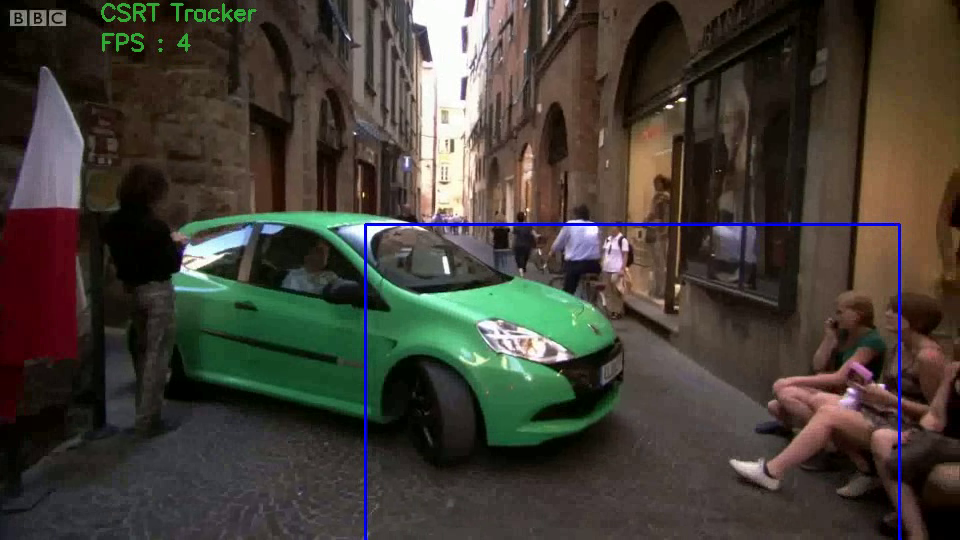
#> input picture frame 11 of backend/modules/obstacles/ay.avi, 960 x 540 px, given in place of video.mp4, which was not available
$ python old_test.py
#> lines starting #> are read from the running program, lines starting #| are printed output that depends on the picture; pictures that were not available may be replaced by others from this repository, and a replacement may not be noted
import cv2
import os
# [6 lines of commented-out code are left out]

"""Preprocess: extract frames"""
# N_FRAMES = 1159
# print('N frames = ', N_FRAMES)

def extract_frames(video_path, output_folder):
#> called with video_path = 'test_resources/video.mp4', output_folder = 'test_resources/frames'
    if not os.path.exists(output_folder):
        os.makedirs(output_folder)

    cap = cv2.VideoCapture(video_path)
    total_frames = int(cap.get(cv2.CAP_PROP_FRAME_COUNT)) # 1834 frames
    for frame_number in range(total_frames):
        ret, frame = cap.read()
        if not ret:
            break
        filename = f"{frame_number}.jpg"
        filepath = os.path.join(output_folder, filename)
        cv2.imwrite(filepath, frame)
#> this loop made 31 passes
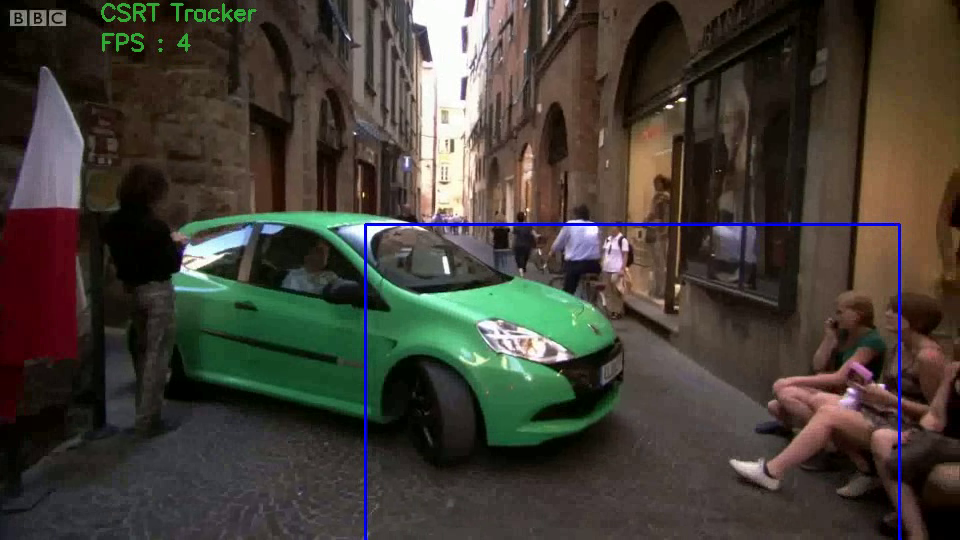
#> input picture frame 11 of backend/modules/obstacles/ay.avi, 960 x 540 px, given in place of video.mp4, which was not available
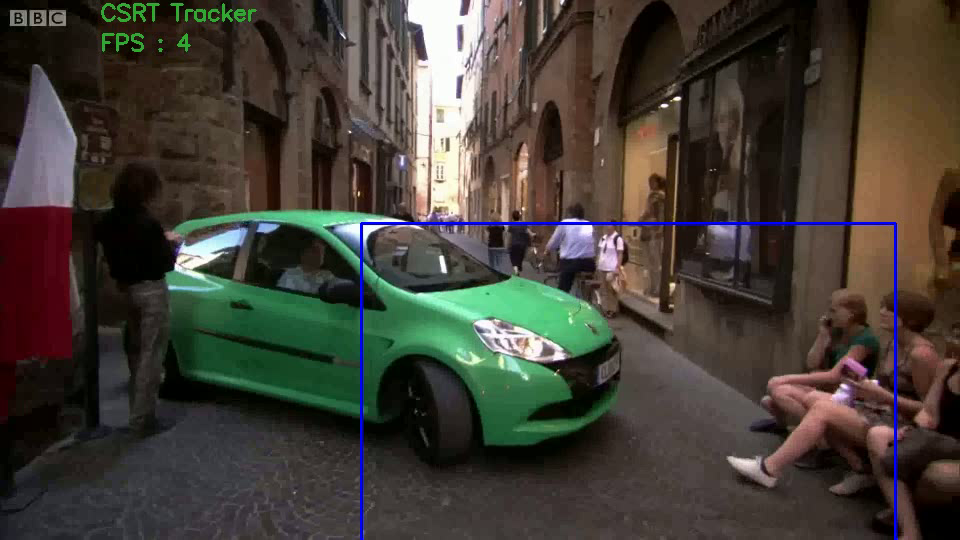
#> input picture frame 12 of backend/modules/obstacles/ay.avi, 960 x 540 px, given in place of video.mp4, which was not available
#> pass 3, in extract_frames, `ret, frame = cap.read()`:
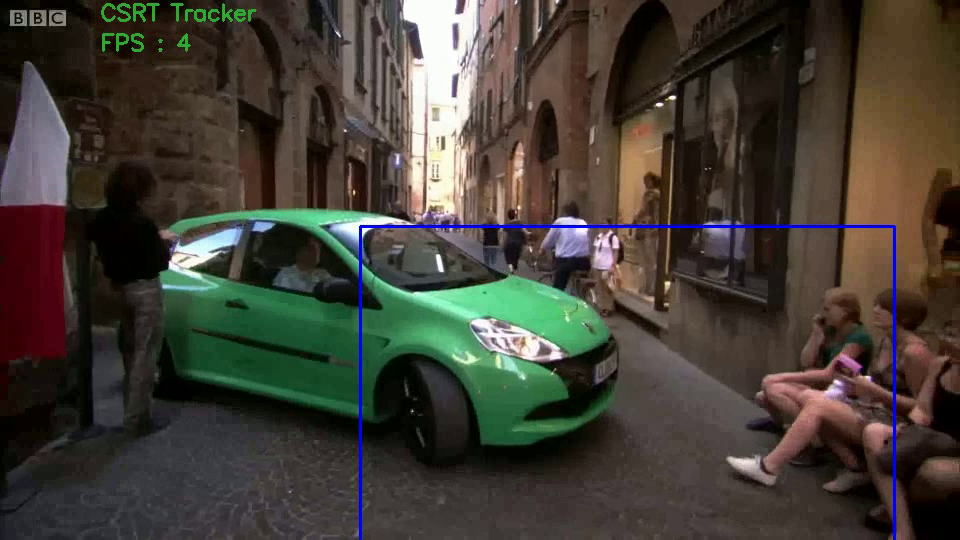
#> frame: shape (540, 960, 3); mean B, G, R 53.9, 62.5, 66.8
    cap.release()
    print(f"{total_frames} frames have been extracted and saved to {output_folder}.")

video_path = 'test_resources/video.mp4'
output_folder = 'test_resources/frames'
extract_frames(video_path, output_folder)

# [34 lines of commented-out code are left out]

$ run again, starting later in the video
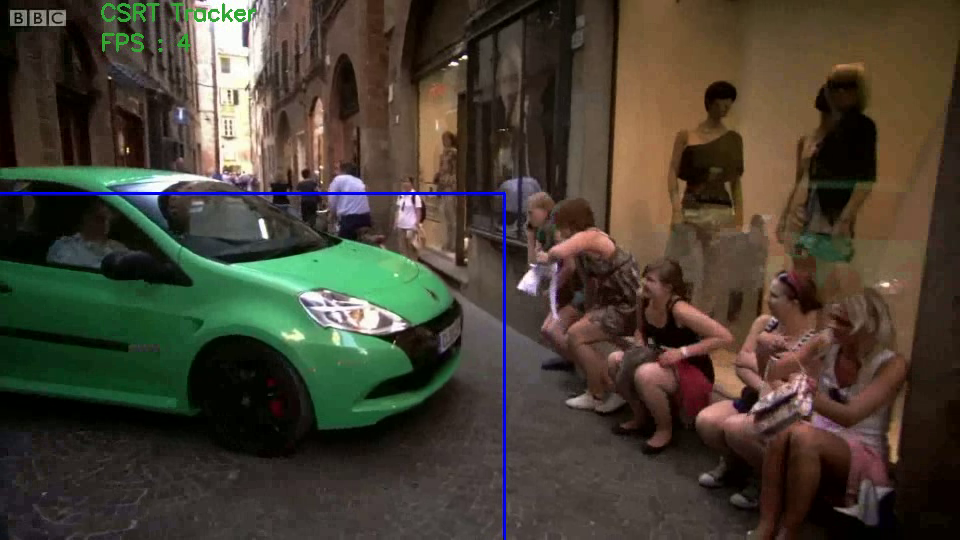
#> input picture frame 53 of backend/modules/obstacles/ay.avi, 960 x 540 px, given in place of video.mp4, which was not available
#> the loop in extract_frames, `for frame_number in range(total_frames):` made 31 passes
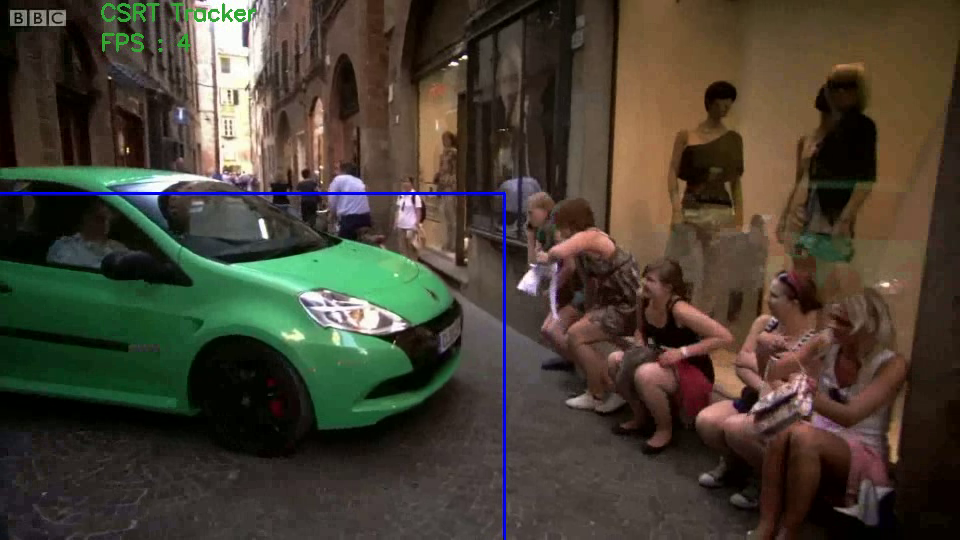
#> input picture frame 53 of backend/modules/obstacles/ay.avi, 960 x 540 px, given in place of video.mp4, which was not available
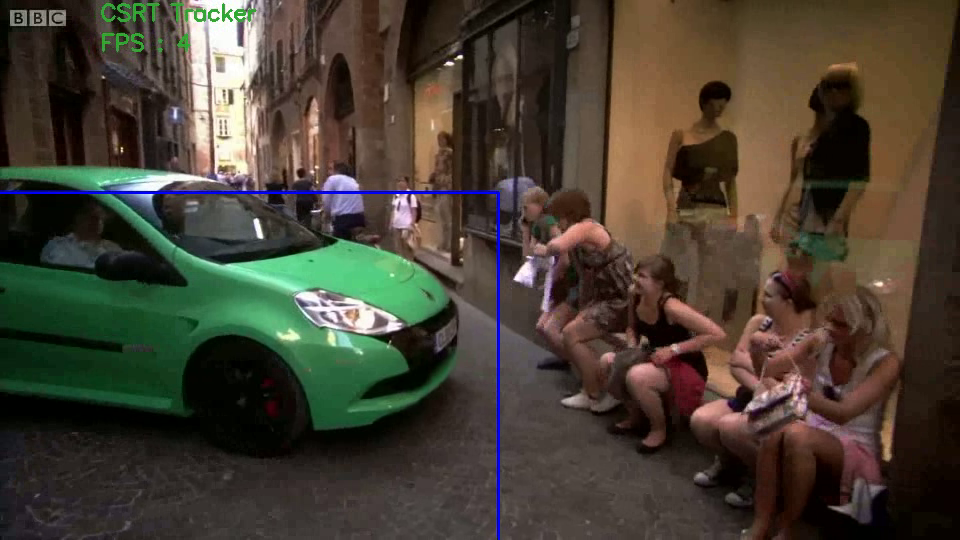
#> input picture frame 54 of backend/modules/obstacles/ay.avi, 960 x 540 px, given in place of video.mp4, which was not available
#> pass 3, in extract_frames, `ret, frame = cap.read()`:
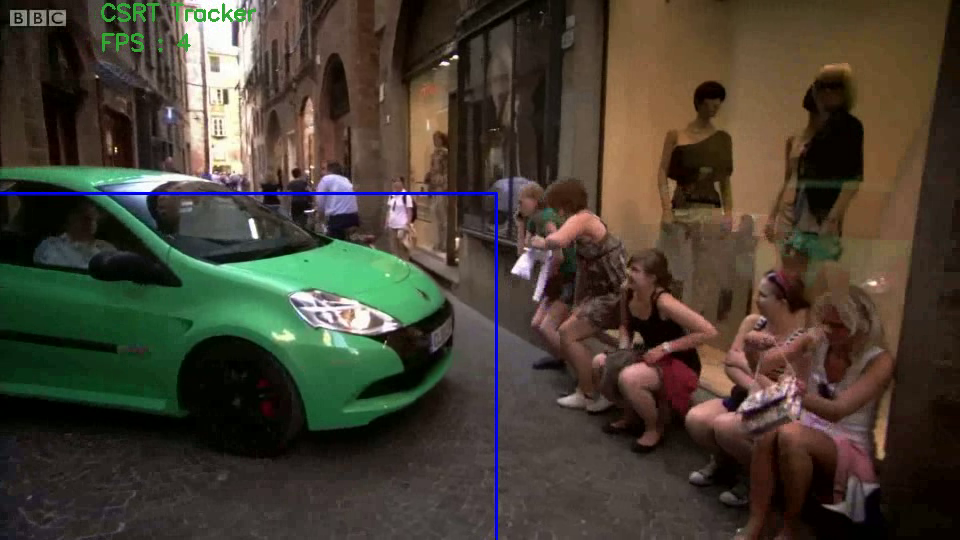
#> frame: shape (540, 960, 3); mean B, G, R 51, 63.6, 70.2

$ run again, starting later in the video
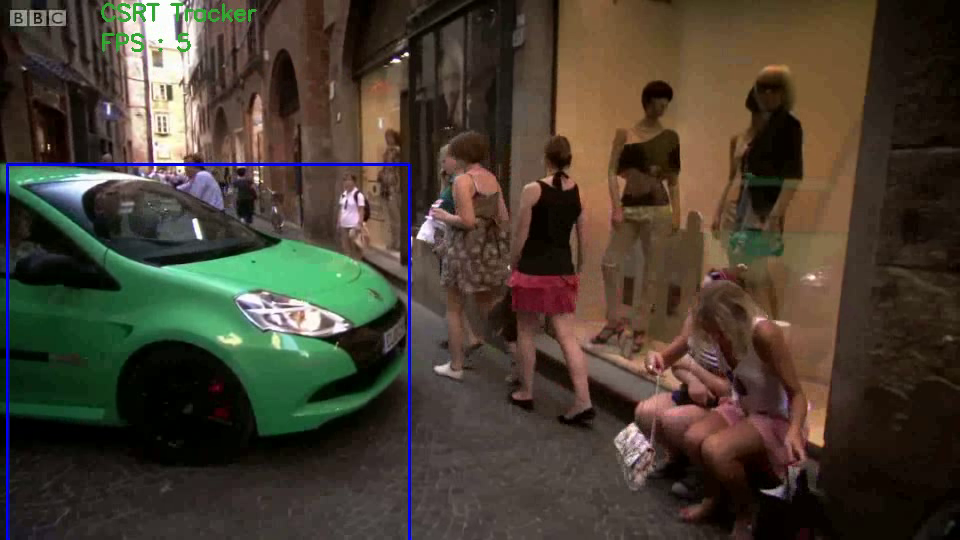
#> input picture frame 95 of backend/modules/obstacles/ay.avi, 960 x 540 px, given in place of video.mp4, which was not available
#> the loop in extract_frames, `for frame_number in range(total_frames):` made 25 passes
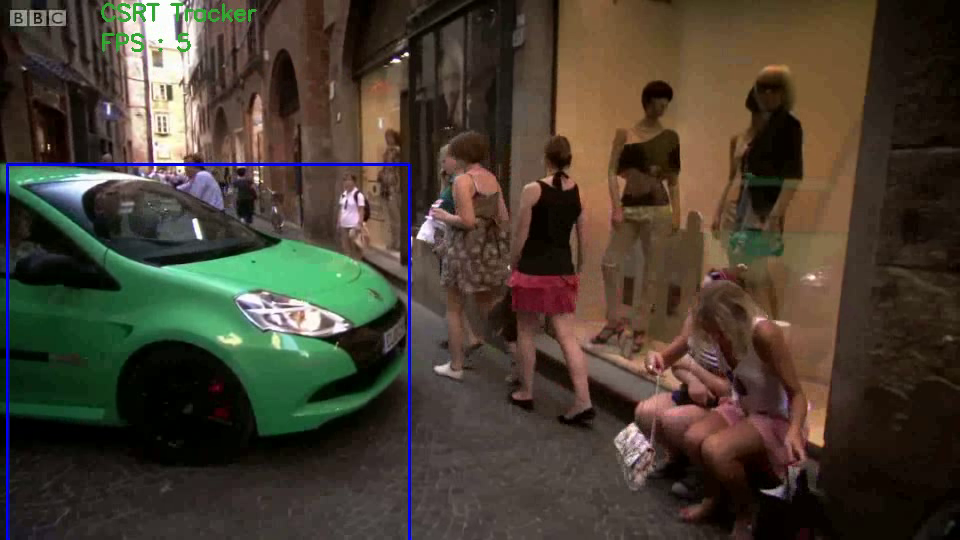
#> input picture frame 95 of backend/modules/obstacles/ay.avi, 960 x 540 px, given in place of video.mp4, which was not available
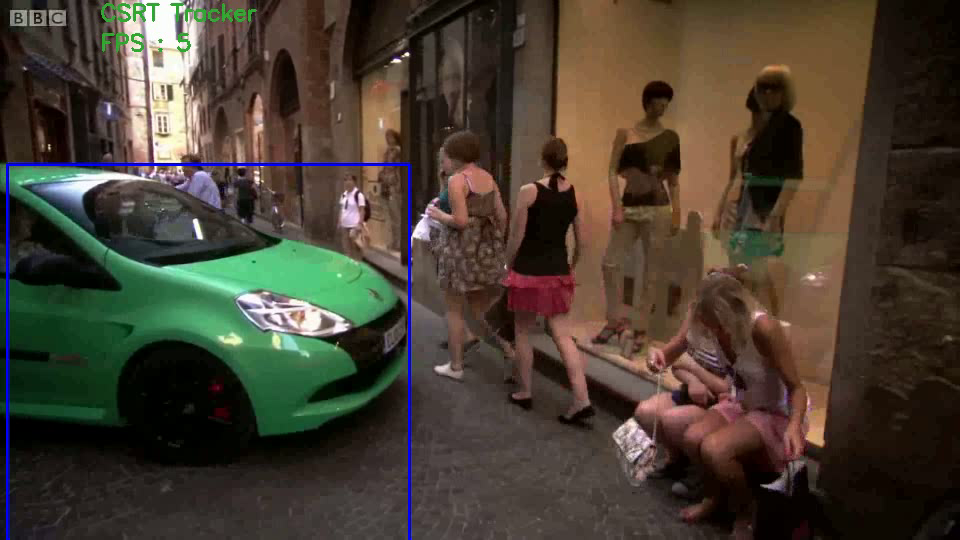
#> input picture frame 96 of backend/modules/obstacles/ay.avi, 960 x 540 px, given in place of video.mp4, which was not available
#> pass 3, in extract_frames, `ret, frame = cap.read()`:
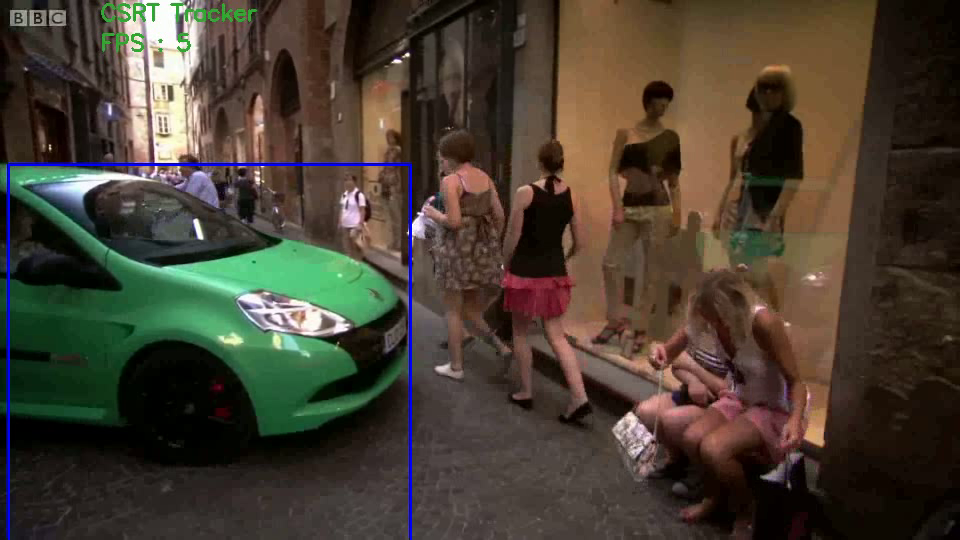
#> frame: shape (540, 960, 3); mean B, G, R 50, 62.4, 70.8
